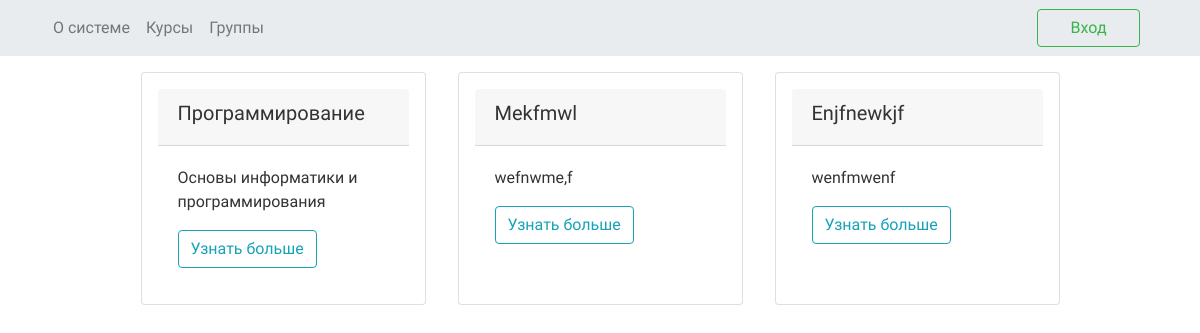
Before: /courses/ with the older database file.
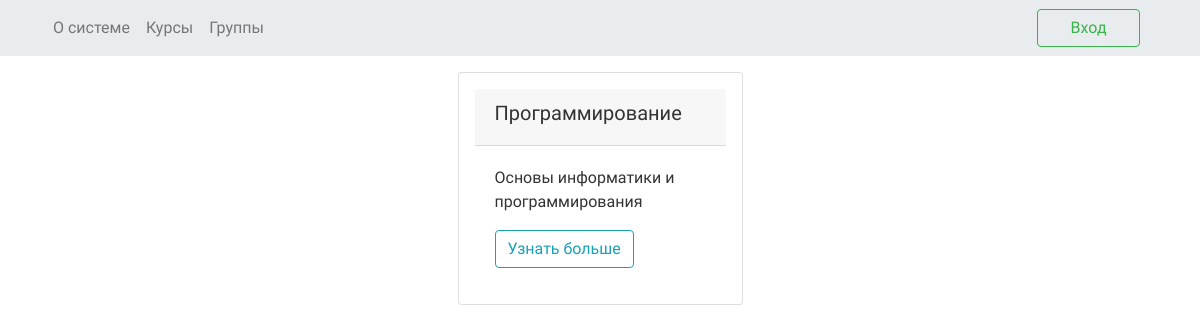
After: the same page with the newer database file.
### learn_app/models.py (models this page shows, shortened)
class Course(models.Model):
    name = models.CharField(max_length=50,verbose_name='Название курса')
    description = models.CharField(max_length=400, verbose_name='Описание курса')
    def get_absolute_url(self):
        return reverse('course_detail_url', kwargs={'name': self.name})

### learn_app/views.py (the view)
# urls.py: path('courses/', view.courses_list, name='courses'),
def courses_list(request):
    courses = Course.objects.all()
    return render(request, 'courses_list.html', context={'courses': courses})

### templates/courses_list.html
{% extends 'base.html' %}
{% block content %}
    {% load static %}
    <link rel="stylesheet" type="text/css" href="{% static 'index.css' %}">
        <div class="row d-flex justify-content-center">
            {% if courses %}
                {% for course in courses %}
                    <div class="card col-lg-3 p-3 m-3">
                        <div class="card-header">
                            <h5>{{ course.name | capfirst }}</h5>
                        </div>
                        <div class="card-body">
                            <p class="card-text"> {{ course.description | truncatewords:6 }} </p>
                            <a href="{{ course.get_absolute_url }}" class="btn btn-outline-info"> Узнать больше </a>
                        </div>
                    </div>
                {% endfor %}
            {% else %}
            <h1 class="mt-5">Курсы пока не были добавлены :(</h1>
            {% endif %}
    </div>
{% endblock %}

Changed rows visible on the page:
removed Course: name "Mekfmwl", description "wefnwme,f"
removed Course: name "Enjfnewkjf", description "wenfmwenf"
